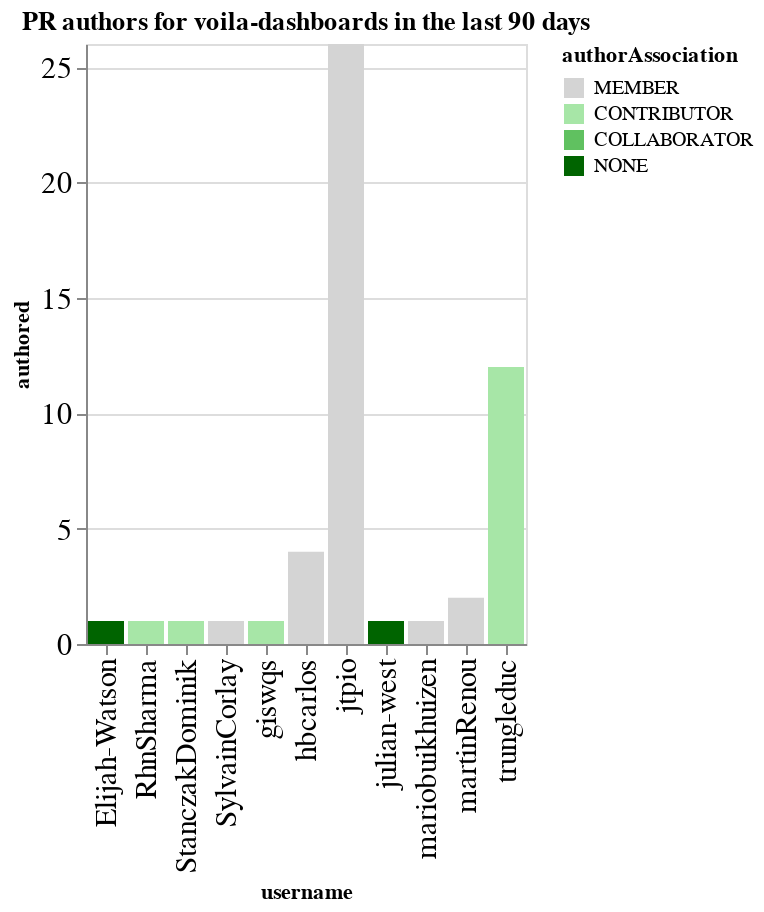

The cell this chart's notebook holds for it:
### Code cell
charts = []
title = f"PR authors for {github_org} in the last {n_days} days"
this_data = merged_by_repo.replace(np.nan, 0).groupby('username', as_index=False).agg({'authored': 'sum', 'authorAssociation': 'first'})
this_data = this_data.sort_values('authored', ascending=False)
ch = alt.Chart(data=this_data, title=title).mark_bar().encode(
    x='username',
    y='authored',
    color=alt.Color('authorAssociation', scale=alt.Scale(domain=author_types, range=author_colors))
)
ch

### Figure 1 — Vega-Lite specification as saved in the notebook (floating-point values rounded to 4 significant figures)
{"config": {"axisLeft": {"labelFontSize": 15}, "axisBottom": {"labelFontSize": 15}}, "data": {"name": "data-a0282e8ca9b668cd94d11bff81cb38c3"}, "mark": "bar", "encoding": {"color": {"type": "nominal", "field": "authorAssociation", "scale": {"domain": ["MEMBER", "CONTRIBUTOR", "COLLABORATOR", "NONE"], "range": ["rgb(211.82745098039214, 211.82745098039214, 211.82745098039214)", "rgb(166.98562091503268, 229.89803921568628, 166.98562091503268)", "rgb(96.37647058823529, 192.75294117647059, 96.37647058823529)", "rgb(0.0, 100.3921568627451, 0.0)"]}}, "x": {"type": "nominal", "field": "username"}, "y": {"type": "quantitative", "field": "authored"}}, "title": "PR authors for voila-dashboards in the last 90 days", "$schema": "https://vega.github.io/schema/vega-lite/v4.8.1.json", "datasets": {"data-a0282e8ca9b668cd94d11bff81cb38c3": [{"username": "jtpio", "authored": 26, "authorAssociation": "MEMBER"}, {"username": "trungleduc", "authored": 12, "authorAssociation": "CONTRIBUTOR"}, {"username": "hbcarlos", "authored": 4, "authorAssociation": "MEMBER"}, {"username": "martinRenou", "authored": 2, "authorAssociation": "MEMBER"}, {"username": "Elijah-Watson", "authored": 1, "authorAssociation": "NONE"}, {"username": "RhnSharma", "authored": 1, "authorAssociation": "CONTRIBUTOR"}, {"username": "StanczakDominik", "authored": 1, "authorAssociation": "CONTRIBUTOR"}, {"username": "SylvainCorlay", "authored": 1, "authorAssociation": "MEMBER"}, {"username": "giswqs", "authored": 1, "authorAssociation": "CONTRIBUTOR"}, {"username": "julian-west", "authored": 1, "authorAssociation": "NONE"}, {"username": "mariobuikhuizen", "authored": 1, "authorAssociation": "MEMBER"}]}}
